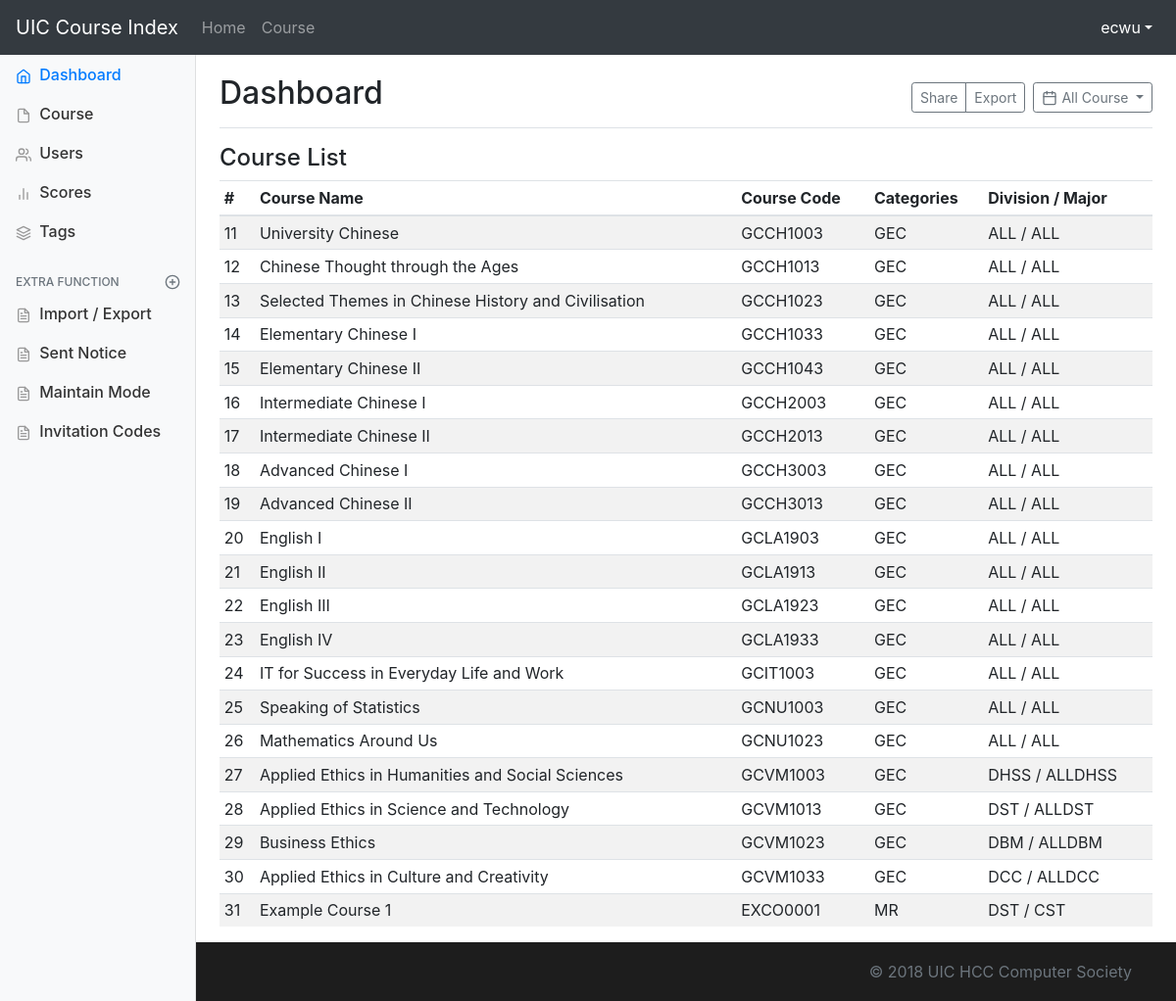
The page /dashboard/ (signed in) on the database its author committed.
### course/models.py (models this page shows, shortened)
class Course(models.Model):
    UIC_DIVISION = (('DST', 'Division of Science and Technology'),
                    ('DBM', 'Division of Business and Management'),
                    ('DHSS', 'Division of Humanities and Social Sciences'),
                    ('DCC', 'Division of Culture and Creativity'),
                    ('ALL', 'All Division'))
    UIC_MAJOR = (
        ('DST', (
            ('FST', 'Food Science and Technology'),
            ('ENVS', 'Environmental Science'),
            ('APSY', 'Applied Psychology'),
            ('STAT', 'Statistics'),
            ('FM', 'Financial Mathematics'),
            ('CST', 'Computer Science and Technology'),
            ('DS', 'Data Science'),
            ('ALLDST', 'All DST Major')
        )),
        ('DBM', (
            ('ACCT', 'Accounting'),
            ('FIN', 'Finance'),
            ('AE', 'Applied Economics'),
            ('EBIS', 'e-Business Management and Information Systems'),
            ('MHR', 'Management of Human Resources'),
            ('MKT', 'Marketing Management'),
            ('EPIN', 'Entrepreneurship and Innovation'),
            ('ALLDBM', 'All DBM Major')
        )),
        ('DCC', (
            ('CCM', 'Culture, Creativity and Management'),
            ('CTV', 'Cinema and Television'),
            ('MAD', 'Media Arts and Design'),
            ('ALLDCC', 'All DCC Major')
        )),
        ('DHSS', (
            ('GIR', 'Government and International Relations'),
            ('SWSA', 'Social Work and Social Administration'),
            ('IJ', 'International Journalism'),
            ('PRA', 'Public Relations and Advertising'),
            ('ATS', 'Applied Translation Studies '),
            ('ELLS', 'English Language and Literature Studies'),
            ('ALLDHSS', 'All DHSS Major')
        )),
        ('ALL', 'ALL Major')
    )
    UIC_COURSE_CATEGORY = (
        ('BBAC', 'BBA (Hons) Core'),
        ('MR', 'Major Required'),
        ('ME', 'Major Elective'),
        ('GEC', 'General Education Core'),
        ('GED', 'General Education Distribution'),
        ('WPEX', 'Whole Person Education Experiential Learning Modules'),
        ('FE', 'Free Elective')
    )
    UIC_COURSE_UNITS = (
        (3, 'Three Units'),
        (1, 'One Unit')
    )
    course_name_en = models.CharField(max_length=128, null=True)
    course_name_cn = models.CharField(max_length=128, null=True)
    course_code = models.CharField(max_length=32, default='EMPY1003')
    course_units = models.IntegerField(default=3, choices=UIC_COURSE_UNITS)
    course_class = models.CharField(max_length=32, default='DEFAULT_CLASS')
    course_major = models.CharField(max_length=32, default='ALL', choices=UIC_MAJOR)
    course_division = models.CharField(max_length=32, default='ALL', choices=UIC_DIVISION)
    course_category = models.CharField(max_length=32, default='FE', choices=UIC_COURSE_CATEGORY)
    course_descriptions = models.TextField(null=True, default='To be added')
    course_pre_request = models.ForeignKey('self', blank=True, null=True, on_delete=models.DO_NOTHING)
    up_vote = models.IntegerField(default=0)
    down_vote = models.IntegerField(default=0)
    pub_date = models.DateTimeField(auto_now_add=True)
    update_time = models.DateTimeField(auto_now=True)
    view_times = models.IntegerField(default=0)
    is_display_score= models.BooleanField(default=True)

### course/views.py (the view)
# urls.py: path('dashboard/', views.dashboard_interface, name='dashboard_interface'),
def dashboard_interface(request):
    if not (request.user.groups.filter(name='course_master').exists()):
        messages.add_message(request, messages.ERROR, 'No permission.')
        return redirect('/')
    else:
        courses = models.Course.objects.all()
        return render(request, 'tools/dashboard.html', {'courses': courses})

### course/templates/tools/dashboard.html (shortened to what this page needs)
<!doctype html>
<html lang="en">
<head>
    <link href="https://cdn.bootcss.com/bootstrap/4.0.0/css/bootstrap.min.css" rel="stylesheet">
    {% load static %}
    <link href="{% static "course/css/login_page.css" %}" rel="stylesheet">
</head>
<body>
<header>
    <nav class="navbar navbar-expand-md navbar-dark fixed-top bg-dark">
        <a class="navbar-brand" href="{% url 'home_page' %}">UIC Course Index</a>
        <div class="collapse navbar-collapse" id="navbarCollapse">
            <ul class="navbar-nav mr-auto">
                <li class="nav-item">
                    <a class="nav-link" href="{% url 'home_page' %}">Home</a>
                </li>
                <li class="nav-item">
                    <a class="nav-link" href="{% url 'course_list' %}">Course <span class="sr-only">(current)</span></a>
                </li>
            </ul>
            <ul class="navbar-nav ml-auto">
                <li class="nav-item dropdown show">
                    <a class="nav-link dropdown-toggle" href="#" id="dropdown01" data-toggle="dropdown"
                       aria-haspopup="true" aria-expanded="true">{{ user.username }}</a>
                </li>
            </ul>
        </div>
    </nav>
</header>
<main role="main" class="container">
</main>
<div class="container-fluid">
        <div class="row">
            <nav class="col-md-2 d-none d-md-block bg-light sidebar">
                <div class="sidebar-sticky">
                    <ul class="nav flex-column">
                        <li class="nav-item">
                            <a class="nav-link active" href="#">
                                Dashboard <span class="sr-only">(current)</span>
                            </a>
                        </li>
                        <li class="nav-item">
                            <a class="nav-link" href="#">
                                Course
                            </a>
                        </li>
                        <li class="nav-item">
                            <a class="nav-link" href="#">
                                Users
                            </a>
                        </li>
                        <li class="nav-item">
                            <a class="nav-link" href="#">
                                Scores
                            </a>
                        </li>
                        <li class="nav-item">
                            <a class="nav-link" href="#">
                                Tags
                            </a>
                        </li>
                    </ul>
                    <h6 class="sidebar-heading d-flex justify-content-between align-items-center px-3 mt-4 mb-1 text-muted">
                        <span>Extra Function</span>
                        <a class="d-flex align-items-center text-muted" href="#">
                        </a>
                    </h6>
                    <ul class="nav flex-column mb-2">
                        <li class="nav-item">
                            <a class="nav-link" href="#">
                                Import / Export
                            </a>
                        </li>
                        <li class="nav-item">
                            <a class="nav-link" href="#">
                                Sent Notice
                            </a>
                        </li>
                        <li class="nav-item">
                            <a class="nav-link" href="#">
                                Maintain Mode
                            </a>
                        </li>
                        <li class="nav-item">
                            <a class="nav-link" href="{% url 'invitation_code' %}">
                                Invitation Codes
                            </a>
                        </li>
                    </ul>
                </div>
            </nav>
            <main role="main" class="col-md-9 ml-sm-auto col-lg-10 pt-3 px-4">
                <div class="d-flex justify-content-between flex-wrap flex-md-nowrap align-items-center pb-2 mb-3 border-bottom">
                    <h1 class="h2">Dashboard</h1>
                    <div class="btn-toolbar mb-2 mb-md-0">
                        <div class="btn-group mr-2">
                            <button class="btn btn-sm btn-outline-secondary">Share</button>
                            <button class="btn btn-sm btn-outline-secondary">Export</button>
                        </div>
                        <button class="btn btn-sm btn-outline-secondary dropdown-toggle">
                            All Course
                        </button>
                    </div>
                </div>
                <h4>Course List</h4>
                <div class="table-responsive">
                    <table class="table table-striped table-sm">
                        <thead>
                        <tr>
                            <th>#</th>
                            <th>Course Name</th>
                            <th>Course Code</th>
                            <th>Categories</th>
                            <th>Division / Major</th>
                        </tr>
                        </thead>
                        <tbody>
                        {% for course in courses %}
                            <tr>
                                <td>{{ course.id }}</td>
                                <td>{{ course.course_name_en }}</td>
                                <td>{{ course.course_code }}</td>
                                <td>{{ course.course_category }}</td>
                                <td>{{ course.course_division }} / {{ course.course_major }}</td>
                            </tr>
                        {% endfor %}
                        </tbody>
                    </table>
                </div>
            </main>
        </div>
    </div>
<footer class="footer">
    <div class="container text-right">
        <span class="text-muted ">&copy; 2018 UIC HCC Computer Society</span>
    </div>
</footer>
{% load static %}
</body>
</html>

### course/static/course/css/login_page.css (style rules this page uses)
html { position: relative; min-height: 100%; }
body { margin-bottom: 60px; font-family: -apple-system, BlinkMacSystemFont, "Segoe UI", "Droid Sans", "Helvetica Neue", "PingFang SC", "Hiragino Sans GB", "Droid Sans Fallback", "Microsoft YaHei", sans-serif; }
.footer { position: absolute; bottom: 0; width: 100%; height: 60px; line-height: 60px; background-color: #1d1d1d; }
body > .container { padding: 60px 15px 0; }
.footer > .container { padding-right: 15px; padding-left: 15px; }

### course/templates/tools/dashboard.html (style rules this page uses)
.feather { width: 16px; height: 16px; vertical-align: text-bottom; }
.sidebar { position: fixed; top: 0; bottom: 0; left: 0; z-index: 100; padding: 0; box-shadow: inset -1px 0 0 rgba(0, 0, 0, .1); }
.sidebar-sticky { position: -webkit-sticky; position: sticky; top: 48px; height: calc(100vh - 48px); padding-top: .5rem; overflow-x: hidden; overflow-y: auto; }
.sidebar .nav-link { font-weight: 500; color: #333; }
.sidebar .nav-link .feather { margin-right: 4px; color: #999; }
.sidebar .nav-link.active { color: #007bff; }
.sidebar .nav-link:hover .feather, .sidebar .nav-link.active .feather { color: inherit; }
.sidebar-heading { font-size: .75rem; text-transform: uppercase; }
.border-bottom { border-bottom: 1px solid #e5e5e5; }

### rows shown on the page
Course: id "11", course_name_en "University Chinese", course_code "GCCH1003", course_category "GEC", course_division "ALL", course_major "ALL"
Course: id "12", course_name_en "Chinese Thought through the Ages", course_code "GCCH1013", course_category "GEC", course_division "ALL", course_major "ALL"
Course: id "13", course_name_en "Selected Themes in Chinese History and Civilisation", course_code "GCCH1023", course_category "GEC", course_division "ALL", course_major "ALL"
Course: id "14", course_name_en "Elementary Chinese I", course_code "GCCH1033", course_category "GEC", course_division "ALL", course_major "ALL"
Course: id "15", course_name_en "Elementary Chinese II", course_code "GCCH1043", course_category "GEC", course_division "ALL", course_major "ALL"
Course: id "16", course_name_en "Intermediate Chinese I", course_code "GCCH2003", course_category "GEC", course_division "ALL", course_major "ALL"
Course: id "17", course_name_en "Intermediate Chinese II", course_code "GCCH2013", course_category "GEC", course_division "ALL", course_major "ALL"
Course: id "18", course_name_en "Advanced Chinese I", course_code "GCCH3003", course_category "GEC", course_division "ALL", course_major "ALL"
Course: id "19", course_name_en "Advanced Chinese II", course_code "GCCH3013", course_category "GEC", course_division "ALL", course_major "ALL"
Course: id "20", course_name_en "English I", course_code "GCLA1903", course_category "GEC", course_division "ALL", course_major "ALL"
Course: id "21", course_name_en "English II", course_code "GCLA1913", course_category "GEC", course_division "ALL", course_major "ALL"
Course: id "22", course_name_en "English III", course_code "GCLA1923", course_category "GEC", course_division "ALL", course_major "ALL"
Course: id "23", course_name_en "English IV", course_code "GCLA1933", course_category "GEC", course_division "ALL", course_major "ALL"
Course: id "24", course_name_en "IT for Success in Everyday Life and Work", course_code "GCIT1003", course_category "GEC", course_division "ALL", course_major "ALL"
Course: id "25", course_name_en "Speaking of Statistics", course_code "GCNU1003", course_category "GEC", course_division "ALL", course_major "ALL"
Course: id "26", course_name_en "Mathematics Around Us", course_code "GCNU1023", course_category "GEC", course_division "ALL", course_major "ALL"
Course: id "27", course_name_en "Applied Ethics in Humanities and Social Sciences", course_code "GCVM1003", course_category "GEC", course_division "DHSS", course_major "ALLDHSS"
Course: id "28", course_name_en "Applied Ethics in Science and Technology", course_code "GCVM1013", course_category "GEC", course_division "DST", course_major "ALLDST"
Course: id "29", course_name_en "Business Ethics", course_code "GCVM1023", course_category "GEC", course_division "DBM", course_major "ALLDBM"
Course: id "30", course_name_en "Applied Ethics in Culture and Creativity", course_code "GCVM1033", course_category "GEC", course_division "DCC", course_major "ALLDCC"
Course: id "31", course_name_en "Example Course 1", course_code "EXCO0001", course_category "MR", course_division "DST", course_major "CST"

### other values the page prints
{{ user.username }} "ecwu"
